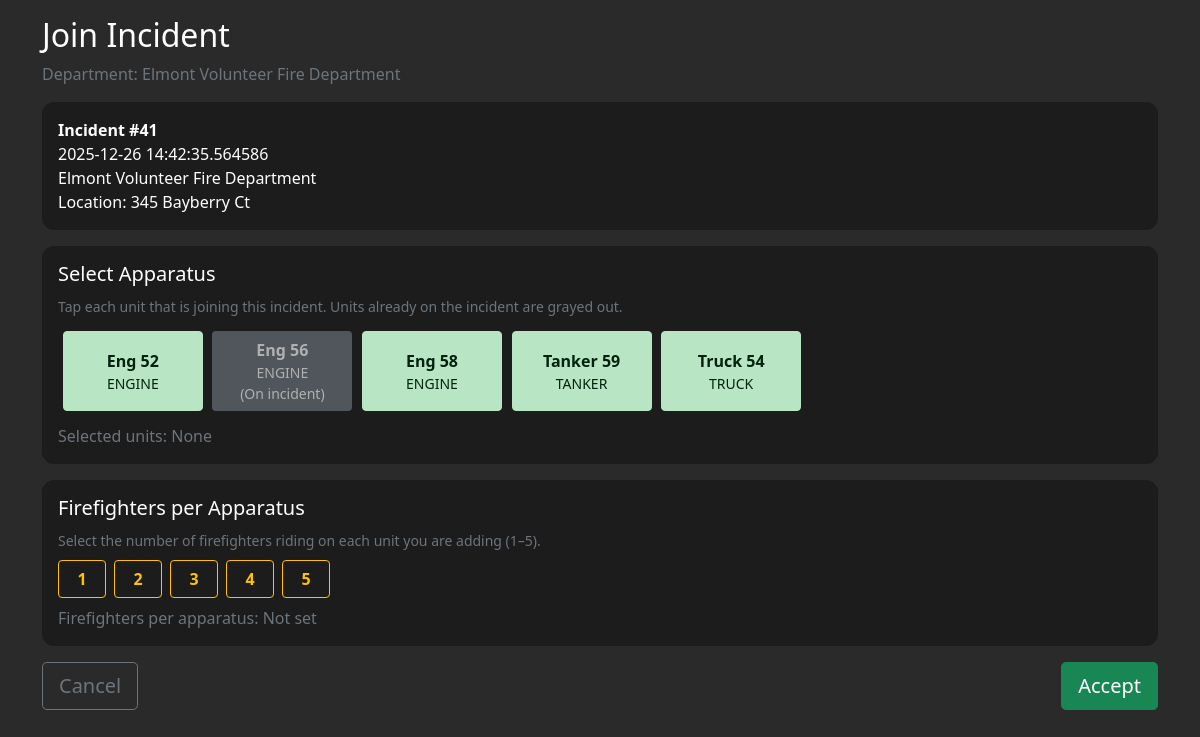
/join_incident.php?incident_id=41 (signed in), run on the app's committed database.
### tables this page shows
CREATE TABLE `incidents` (
  `id` int(11) NOT NULL,
  `dept_id` int(10) UNSIGNED DEFAULT NULL,
  `primary_apparatus_id` int(10) UNSIGNED DEFAULT NULL,
  `DeptName` varchar(50) NOT NULL,
  `incident_number` varchar(255) DEFAULT NULL,
  `IncidentDT` datetime(6) DEFAULT NULL,
  `closed_at` datetime(6) DEFAULT NULL,
  `status` varchar(100) DEFAULT NULL,
  `type` int(11) UNSIGNED NOT NULL,
  `location` varchar(255) NOT NULL,
  `subtype` varchar(100) DEFAULT NULL,
  `address` varchar(500) DEFAULT NULL,
  `city` varchar(200) DEFAULT NULL,
  `state` varchar(100) DEFAULT NULL,
  `postal_code` varchar(50) DEFAULT NULL,
  `longitude` decimal(9,6) DEFAULT NULL,
  `response_time_s` int(11) DEFAULT NULL,
  `Staging_Location` varchar(100) NOT NULL,
  `incident_commander_officer_id` int(11) DEFAULT NULL,
  `incident_commander_source` enum('local','mutual_aid') DEFAULT NULL,
  `incident_commander_display` varchar(150) DEFAULT NULL,
  `safety_officer_display` varchar(150) DEFAULT NULL,
  `safety_officer_source` enum('local','mutual_aid','manual') DEFAULT NULL,
  `safety_officer_officer_id` int(10) UNSIGNED DEFAULT NULL,
  `safety_officer_mutual_aid_id` int(10) UNSIGNED DEFAULT NULL,
  `safety_checklist_notes` text,
  `alarm_level` tinyint(3) UNSIGNED NOT NULL DEFAULT '1',
  `alarm_updated_at` datetime(6) DEFAULT NULL
);

CREATE TABLE `department_apparatus` (
  `id` int(10) UNSIGNED NOT NULL,
  `dept_id` int(10) UNSIGNED NOT NULL,
  `apparatus_name` varchar(100) NOT NULL,
  `apparatus_type` varchar(50) NOT NULL,
  `radio_id` varchar(50) DEFAULT NULL,
  `sort_order` int(10) UNSIGNED NOT NULL DEFAULT '0',
  `is_active` tinyint(1) NOT NULL DEFAULT '1',
  `created_at` datetime NOT NULL DEFAULT CURRENT_TIMESTAMP
);

### join_incident.php (the view, shortened to what this page needs)
<?php
require_once "db_connect.php";
function e($v) {
    return htmlspecialchars((string)$v, ENT_QUOTES, 'UTF-8');
}
$db_error   = null;
if (!isset($_SESSION['dept_id'])) {
    $db_error = "Department not found in session. Please log in again.";
} else {
    $deptId = (int)$_SESSION['dept_id'];
}
$deptName = $_SESSION['dept_name'] ?? "Unknown Department";
if (!isset($conn) || !($conn instanceof mysqli)) {
    $db_error = "Database connection error.";
} else {
    $conn->set_charset('utf8mb4');
}
$incidentId = isset($_GET['incident_id']) ? (int)$_GET['incident_id'] : 0;
$incident   = null;
if ($incidentId > 0 && empty($db_error)) {
    $sqlI = "
        SELECT
            id,
            DeptName,
            IncidentDT,
            Type,
            location
        FROM incidents
        WHERE id = ?
        LIMIT 1
    ";
    $stmtI = $conn->prepare($sqlI);
    if ($stmtI) {
        $stmtI->bind_param("i", $incidentId);
        $stmtI->execute();
        $resI = $stmtI->get_result();
        $incident = $resI->fetch_assoc();
    } else {
        $db_error = "Failed to prepare incident query: " . $conn->error;
    }
}
$existingUnits = [];
if ($incidentId > 0 && empty($db_error)) {
    $sqlEx = "
        SELECT DISTINCT apparatus_id
        FROM apparatus_responding
        WHERE incident_id = ?
    ";
    $stmtEx = $conn->prepare($sqlEx);
    if ($stmtEx) {
        $stmtEx->bind_param("i", $incidentId);
        $stmtEx->execute();
        $resEx = $stmtEx->get_result();
        while ($r = $resEx->fetch_assoc()) {
            $existingUnits[] = $r['apparatus_id'];
        }
    }
}
$ffCount = 0;
$deptApparatus = [];
if (empty($db_error)) {
    $sqlDA = "
        SELECT id, apparatus_name, apparatus_type
        FROM department_apparatus
        WHERE dept_id = ?
          AND is_active = 1
        ORDER BY sort_order, apparatus_name
    ";
    $stmtDA = $conn->prepare($sqlDA);
    $stmtDA->bind_param("i", $deptId);
    $stmtDA->execute();
    $resDA = $stmtDA->get_result();
    while ($r = $resDA->fetch_assoc()) {
        $deptApparatus[] = $r;
    }
}
?>
<!doctype html>
<html lang="en">
<head>
  <link href="https://cdn.jsdelivr.net/npm/bootstrap@5.0.2/dist/css/bootstrap.min.css" rel="stylesheet">
</head>
<body>
<div class="container mt-3">
  <h2>Join Incident</h2>
  <p class="text-muted">Department: <?= e($deptName) ?></p>
  <?php if ($incident): ?>
    <div class="section-card">
      <strong>Incident #<?= $incidentId ?></strong><br>
      <?= e($incident['IncidentDT']) ?><br>
      <?= e($incident['DeptName']) ?><br>
      Location: <?= e($incident['location']) ?>
    </div>
  <?php endif; ?>
  <form method="POST">
    <div class="section-card">
      <div class="section-header h5">Select Apparatus</div>
      <div class="mb-2">
        <small class="text-muted">
          Tap each unit that is joining this incident. Units already on the incident are grayed out.
        </small>
      </div>
      <div class="d-flex flex-wrap">
        <?php foreach ($deptApparatus as $a): ?>
          <?php
            $aid   = (int)$a['id'];
            $label = $a['apparatus_name'];
            $type  = $a['apparatus_type'];
            $onIncident = in_array($label, $existingUnits, true);
          ?>
          <button type="button"
            class="btn btn-choice <?= $onIncident ? 'btn-disabled' : 'btn-apparatus' ?>"
            data-id="<?= $aid ?>"
            <?= $onIncident ? 'disabled' : '' ?>>
            <div class="fw-bold"><?= e($label) ?></div>
            <div class="small"><?= e($type) ?></div>
            <?php if ($onIncident): ?>
              <div class="small">(On incident)</div>
            <?php endif; ?>
          </button>
        <?php endforeach; ?>
      </div>
      <div class="mt-2 text-muted" id="apparatus_summary">Selected units: None</div>
    </div>
    <div class="section-card">
      <div class="section-header h5">Firefighters per Apparatus</div>
      <div class="mb-2">
        <small class="text-muted">
          Select the number of firefighters riding on each unit you are adding (1–5).
        </small>
      </div>
      <div class="d-flex gap-2 flex-wrap">
        <?php for ($i = 1; $i <= 5; $i++): ?>
          <button
            type="button"
            class="btn btn-outline-warning ff-btn <?= ($ffCount === $i ? 'active' : '') ?>"
            data-count="<?= $i ?>">
            <?= $i ?>
          </button>
        <?php endfor; ?>
      </div>
      <div class="mt-2 text-muted" id="ff_count_summary">
        <?= $ffCount > 0
            ? 'Firefighters per apparatus: ' . (int)$ffCount
            : 'Firefighters per apparatus: Not set' ?>
      </div>
    </div>
    <div class="d-flex justify-content-between mt-3">
      <a href="incidents.php" class="btn btn-outline-secondary btn-lg">Cancel</a>
      <button type="submit" class="btn btn-success btn-lg">Accept</button>
    </div>
  </form>
</div>
</body>
</html>

### join_incident.php (style rules this page uses)
body { background-color: #2a2a2a; color: #fff; }
.section-card { background-color: #1c1c1c; border-radius: 0.75rem; padding: 1rem; margin-bottom: 1rem; }
.btn-choice { min-width: 140px; margin: 0.3rem; }
.btn-apparatus { background-color: #b8e6c4 !important; color: #00210e !important; border-color: #b8e6c4 !important; }
.btn-disabled { background-color: #6c757d !important; color: #fff !important; opacity: 0.6; }
.ff-btn { min-width: 3rem; font-weight: 600; }

### data on the page
incidents: IncidentDT "2025-12-26 14:42:35.564586", DeptName "Elmont Volunteer Fire Department", location "345 Bayberry Ct"
department_apparatus: apparatus_name "Eng 52", apparatus_type "ENGINE"
department_apparatus: apparatus_name "Eng 56", apparatus_type "ENGINE", shows "(On incident)"
department_apparatus: apparatus_name "Eng 58", apparatus_type "ENGINE"
department_apparatus: apparatus_name "Tanker 59", apparatus_type "TANKER"
department_apparatus: apparatus_name "Truck 54", apparatus_type "TRUCK"

### other printed values
$deptName "Elmont Volunteer Fire Department"
$incidentId "41"
